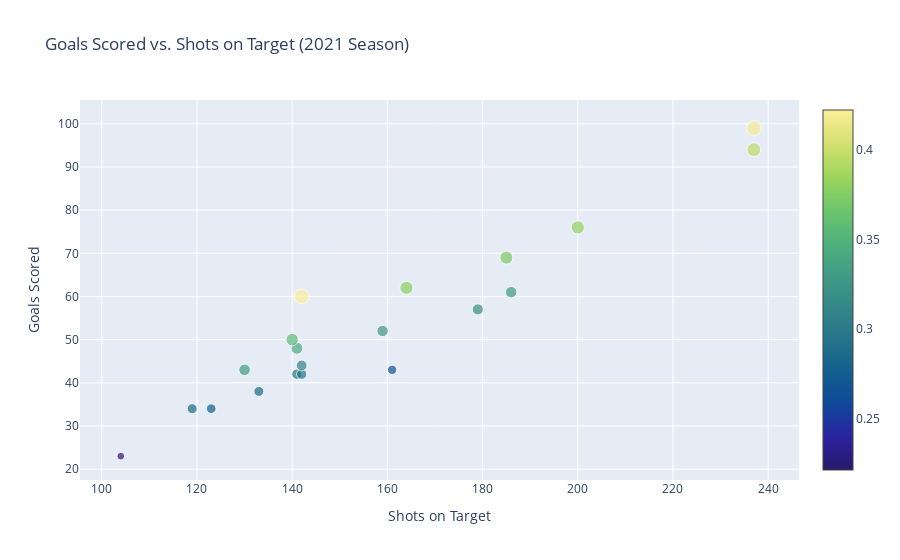

The notebook cell this image was saved under:
### Code cell
# For the scatter plot of shots on target vs. goals scored in the 2021 season, 
# like the previous plot, I need my data points and a layout
trace_21 = go.Scatter(x=shootin_stats_21['SoT'], y=shootin_stats_21['GF'], mode='markers',
                   text=shootin_stats_21.index.get_level_values('Team'),
                   marker={'size': 35 * shootin_stats_21['Efficiency'],
                           'color':shootin_stats_21['Efficiency'],'colorscale': 'haline', 'showscale':True})
                              #To have the points vary based on efficiency
# To create a layout for the plot
layout_21 = go.Layout(title='Goals Scored vs. Shots on Target (2021 Season)',
                   xaxis={'title': 'Shots on Target'},
                   yaxis={'title': 'Goals Scored'})

# To show my chart
shot_Stats_21 = go.Figure(data=[trace_21], layout=layout_21)
shot_Stats_21.show()
py.plot(shot_Stats_21, filename='ShotsvsGoals_Stats_21.html', auto_open=False)

### Figure 1 — Plotly figure (JSON) as saved in the notebook; plotly's stock layout.template omitted (floating-point values rounded to 4 significant figures)
{"data": [{"marker": {"color": [0.328, 0.327, 0.3404, 0.2979, 0.2857, 0.38, 0.3571, 0.3308, 0.2958, 0.378, 0.3966, 0.4177, 0.3184, 0.3099, 0.2212, 0.2671, 0.373, 0.2764, 0.4225, 0.2857], "colorscale": [[0, "rgb(41, 24, 107)"], [0.09091, "rgb(42, 35, 160)"], [0.1818, "rgb(15, 71, 153)"], [0.2727, "rgb(18, 95, 142)"], [0.3636, "rgb(38, 116, 137)"], [0.4545, "rgb(53, 136, 136)"], [0.5455, "rgb(65, 157, 133)"], [0.6364, "rgb(81, 178, 124)"], [0.7273, "rgb(111, 198, 107)"], [0.8182, "rgb(160, 214, 91)"], [0.9091, "rgb(212, 225, 112)"], [1, "rgb(253, 238, 153)"]], "showscale": true, "size": [11.48, 11.45, 11.91, 10.43, 10, 13.3, 12.5, 11.58, 10.35, 13.23, 13.88, 14.62, 11.15, 10.85, 7.74, 9.348, 13.05, 9.675, 14.79, 10]}, "mode": "markers", "text": ["Arsenal", "Aston Villa", "Brentford", "Brighton and Hove Albion", "Burnley", "Chelsea", "Crystal Palace", "Everton", "Leeds United", "Leicester City", "Liverpool", "Manchester City", "Manchester United", "Newcastle United", "Norwich City", "Southampton", "Tottenham Hotspur", "Watford", "West Ham United", "Wolverhampton Wanderers"], "type": "scatter", "x": [186, 159, 141, 141, 119, 200, 140, 130, 142, 164, 237, 237, 179, 142, 104, 161, 185, 123, 142, 133], "y": [61, 52, 48, 42, 34, 76, 50, 43, 42, 62, 94, 99, 57, 44, 23, 43, 69, 34, 60, 38]}], "layout": {"title": {"text": "Goals Scored vs. Shots on Target (2021 Season)"}, "xaxis": {"title": {"text": "Shots on Target"}}, "yaxis": {"title": {"text": "Goals Scored"}}}}
